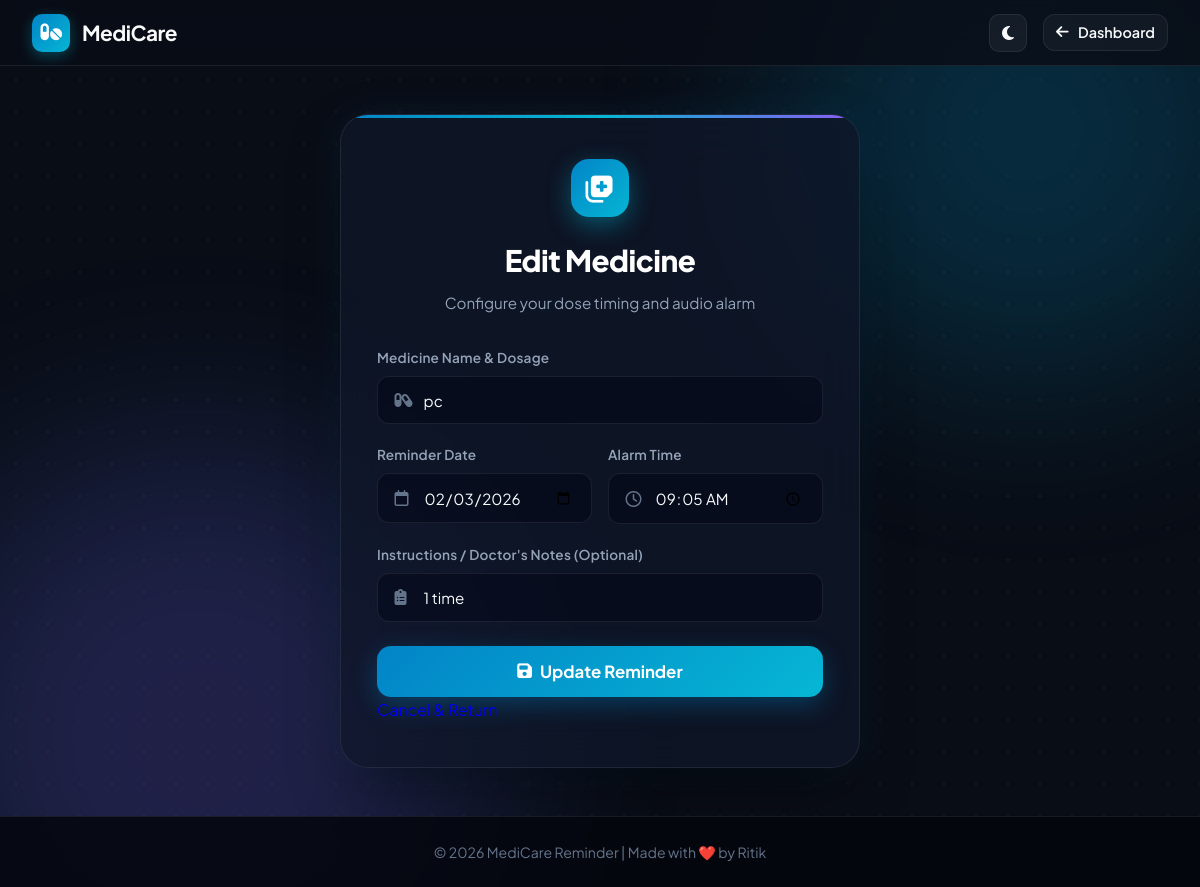
/edit/6/ (signed in), run on the app's committed database.
### myapp/models.py (models this page shows, shortened)
class Reminder(models.Model):
    user = models.ForeignKey(User, on_delete=models.CASCADE)
    medicine = models.CharField(max_length=100)
    date = models.DateField()
    time = models.TimeField()
    note = models.TextField(blank=True)
    status = models.BooleanField(default=False)

### myapp/views.py (the view, shortened to what this page needs)
# urls.py: path('edit/<int:id>/', views.edit_reminder, name='edit'),
@login_required(login_url='login')
def edit_reminder(request, id):
    reminder = get_object_or_404(Reminder, id=id, user=request.user)
    return render(request, 'add_reminder.html', {
        'edit_reminder': reminder,
        'is_edit': True
    })

### myapp/templates/add_reminder.html (shortened to what this page needs)
{% load static %}
<!DOCTYPE html>
<html lang="en">
<head>
  <link rel="stylesheet" href="https://cdnjs.cloudflare.com/ajax/libs/font-awesome/6.5.1/css/all.min.css">
  <link rel="stylesheet" href="{% static 'css/app_modern.css' %}">
</head>
<body class="modern-app-body">
  <div class="app-ambient-bg">
    <div class="app-glow-orb orb-top"></div>
    <div class="app-glow-orb orb-bottom"></div>
    <div class="app-grid-pattern"></div>
  </div>
  <nav class="app-navbar">
    <div class="app-nav-inner">
      <a href="{% url 'dashboard' %}" class="app-brand">
        <div class="app-brand-icon">
          <i class="fa-solid fa-pills"></i>
        </div>
        <span>MediCare</span>
      </a>
      <div class="app-nav-right">
        <button id="themeToggle" class="btn-theme-toggle" title="Toggle Dark/Light Mode">
          <i class="fa-solid fa-moon"></i>
        </button>
        <a href="{% url 'dashboard' %}" class="user-profile-badge">
          <i class="fa-solid fa-arrow-left"></i> Dashboard
        </a>
      </div>
    </div>
  </nav>
  <main class="auth-page-container">
    <div class="auth-glass-box" style="max-width: 520px;">
      <div class="auth-header-wrapper">
        <div class="auth-logo-badge">
          <i class="fa-solid fa-notes-medical"></i>
        </div>
        <h1 class="auth-title">{% if is_edit %}Edit Medicine{% else %}Add New Medicine{% endif %}</h1>
        <p class="auth-subtitle">Configure your dose timing and audio alarm</p>
      </div>
      <form method="POST">
        <div class="form-group">
          <label class="form-label" for="medicine">Medicine Name & Dosage</label>
          <div class="input-with-icon">
            <input type="text" id="medicine" name="medicine" class="app-input" placeholder="e.g. Paracetamol 500mg" value="{{ edit_reminder.medicine|default:'' }}" required>
            <i class="fa-solid fa-capsules field-icon"></i>
          </div>
        </div>
        <div style="display: grid; grid-template-columns: 1fr 1fr; gap: 1rem;">
          <div class="form-group">
            <label class="form-label" for="date">Reminder Date</label>
            <div class="input-with-icon">
              <input type="date" id="date" name="date" class="app-input" value="{% if edit_reminder %}{{ edit_reminder.date|date:'Y-m-d' }}{% endif %}" required>
              <i class="fa-regular fa-calendar field-icon"></i>
            </div>
          </div>
          <div class="form-group">
            <label class="form-label" for="time">Alarm Time</label>
            <div class="input-with-icon">
              <input type="time" id="time" name="time" class="app-input" value="{% if edit_reminder %}{{ edit_reminder.time|time:'H:i' }}{% endif %}" required>
              <i class="fa-regular fa-clock field-icon"></i>
            </div>
          </div>
        </div>
        <div class="form-group">
          <label class="form-label" for="note">Instructions / Doctor's Notes (Optional)</label>
          <div class="input-with-icon">
            <input type="text" id="note" name="note" class="app-input" placeholder="e.g. 1 Tablet after meal with warm water" value="{{ edit_reminder.note|default:'' }}">
            <i class="fa-solid fa-clipboard-list field-icon"></i>
          </div>
        </div>
        <button type="submit" class="btn-auth-submit">
          <i class="fa-solid fa-floppy-disk"></i>
          <span>{% if is_edit %}Update Reminder{% else %}Save & Set Alarm{% endif %}</span>
        </button>
        <a href="{% url 'dashboard' %}" class="btn-secondary-hero" style="width: 100%; justify-content: center; margin-top: 0.75rem; text-decoration: none;">
        </a>
      </form>
    </div>
  </main>
  <footer class="app-footer">
    © 2026 MediCare Reminder | Made with ❤️ by Ritik
  </footer>
</body>
</html>

### data on the page
Reminder: medicine "pc", date "02/03/2026", time "09:05", note "1 time"
